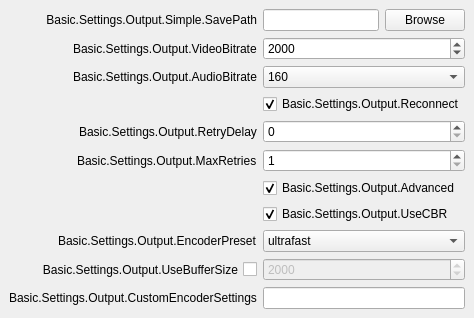
           <widget class="QWidget" name="easyOutputsPage">
            <layout class="QVBoxLayout" name="verticalLayout_3">
             <property name="leftMargin">
              <number>0</number>
             </property>
             <property name="topMargin">
              <number>0</number>
             </property>
             <property name="rightMargin">
              <number>0</number>
             </property>
             <property name="bottomMargin">
              <number>0</number>
             </property>
             <item alignment="Qt::AlignTop">
              <widget class="QWidget" name="simpleOutputContainer" native="true">
               <layout class="QVBoxLayout" name="verticalLayout_4">
                <property name="leftMargin">
                 <number>0</number>
                </property>
                <property name="topMargin">
                 <number>0</number>
                </property>
                <property name="rightMargin">
                 <number>0</number>
                </property>
                <property name="bottomMargin">
                 <number>0</number>
                </property>
                <item alignment="Qt::AlignTop">
                 <widget class="QWidget" name="widget_2" native="true">
                  <property name="sizePolicy">
                   <sizepolicy hsizetype="Preferred" vsizetype="Fixed">
                    <horstretch>0</horstretch>
                    <verstretch>0</verstretch>
                   </sizepolicy>
                  </property>
                  <layout class="QFormLayout" name="formLayout_6">
                   <property name="fieldGrowthPolicy">
                    <enum>QFormLayout::AllNonFixedFieldsGrow</enum>
                   </property>
                   <property name="labelAlignment">
                    <set>Qt::AlignRight|Qt::AlignTrailing|Qt::AlignVCenter</set>
                   </property>
                   <item row="0" column="0">
                    <widget class="QLabel" name="label_18">
                     <property name="minimumSize">
                      <size>
                       <width>170</width>
                       <height>0</height>
                      </size>
                     </property>
                     <property name="text">
                      <string>Basic.Settings.Output.Simple.SavePath</string>
                     </property>
                     <property name="alignment">
                      <set>Qt::AlignRight|Qt::AlignTrailing|Qt::AlignVCenter</set>
                     </property>
                    </widget>
                   </item>
                   <item row="0" column="1">
                    <layout class="QHBoxLayout" name="horizontalLayout_5">
                     <item>
                      <widget class="QLineEdit" name="simpleOutputPath">
                       <property name="enabled">
                        <bool>true</bool>
                       </property>
                      </widget>
                     </item>
                     <item>
                      <widget class="QPushButton" name="simpleOutputBrowse">
                       <property name="enabled">
                        <bool>true</bool>
                       </property>
                       <property name="text">
                        <string>Browse</string>
                       </property>
                      </widget>
                     </item>
                    </layout>
                   </item>
                   <item row="1" column="0">
                    <widget class="QLabel" name="label_19">
                     <property name="text">
                      <string>Basic.Settings.Output.VideoBitrate</string>
                     </property>
                    </widget>
                   </item>
                   <item row="1" column="1">
                    <widget class="QSpinBox" name="simpleOutputVBitrate">
                     <property name="minimum">
                      <number>200</number>
                     </property>
                     <property name="maximum">
                      <number>1000000</number>
                     </property>
                     <property name="value">
                      <number>2000</number>
                     </property>
                    </widget>
                   </item>
                   <item row="2" column="0">
                    <widget class="QLabel" name="label_20">
                     <property name="text">
                      <string>Basic.Settings.Output.AudioBitrate</string>
                     </property>
                    </widget>
                   </item>
                   <item row="2" column="1">
                    <widget class="QComboBox" name="simpleOutputABitrate">
                     <property name="currentIndex">
                      <number>4</number>
                     </property>
                     <item>
                      <property name="text">
                       <string>32</string>
                      </property>
                     </item>
                     <item>
                      <property name="text">
                       <string>64</string>
                      </property>
                     </item>
                     <item>
                      <property name="text">
                       <string>96</string>
                      </property>
                     </item>
                     <item>
                      <property name="text">
                       <string>128</string>
                      </property>
                     </item>
                     <item>
                      <property name="text">
                       <string>160</string>
                      </property>
                     </item>
                     <item>
                      <property name="text">
                       <string>192</string>
                      </property>
                     </item>
                     <item>
                      <property name="text">
                       <string>256</string>
                      </property>
                     </item>
                     <item>
                      <property name="text">
                       <string>320</string>
                      </property>
                     </item>
                    </widget>
                   </item>
                   <item row="3" column="1">
                    <widget class="QCheckBox" name="simpleOutReconnect">
                     <property name="text">
                      <string>Basic.Settings.Output.Reconnect</string>
                     </property>
                     <property name="checked">
                      <bool>true</bool>
                     </property>
                    </widget>
                   </item>
                   <item row="4" column="0">
                    <widget class="QLabel" name="label_17">
                     <property name="text">
                      <string>Basic.Settings.Output.RetryDelay</string>
                     </property>
                    </widget>
                   </item>
                   <item row="4" column="1">
                    <widget class="QSpinBox" name="simpleOutRetryDelay">
                     <property name="maximum">
                      <number>30</number>
                     </property>
                    </widget>
                   </item>
                   <item row="5" column="0">
                    <widget class="QLabel" name="label_22">
                     <property name="text">
                      <string>Basic.Settings.Output.MaxRetries</string>
                     </property>
                    </widget>
                   </item>
                   <item row="5" column="1">
                    <widget class="QSpinBox" name="simpleOutMaxRetries">
                     <property name="minimum">
                      <number>1</number>
                     </property>
                     <property name="maximum">
                      <number>10000</number>
                     </property>
                    </widget>
                   </item>
                   <item row="6" column="1">
                    <widget class="QCheckBox" name="simpleOutAdvanced">
                     <property name="text">
                      <string>Basic.Settings.Output.Advanced</string>
                     </property>
                     <property name="checked">
                      <bool>true</bool>
                     </property>
                    </widget>
                   </item>
                   <item row="7" column="1">
                    <widget class="QCheckBox" name="simpleOutUseCBR">
                     <property name="text">
                      <string>Basic.Settings.Output.UseCBR</string>
                     </property>
                     <property name="checked">
                      <bool>true</bool>
                     </property>
                    </widget>
                   </item>
                   <item row="8" column="0">
                    <widget class="QLabel" name="label_24">
                     <property name="enabled">
                      <bool>true</bool>
                     </property>
                     <property name="text">
                      <string>Basic.Settings.Output.EncoderPreset</string>
                     </property>
                    </widget>
                   </item>
                   <item row="8" column="1">
                    <widget class="QComboBox" name="simpleOutPreset">
                     <item>
                      <property name="text">
                       <string notr="true">ultrafast</string>
                      </property>
                     </item>
                     <item>
                      <property name="text">
                       <string notr="true">superfast</string>
                      </property>
                     </item>
                     <item>
                      <property name="text">
                       <string notr="true">veryfast</string>
                      </property>
                     </item>
                     <item>
                      <property name="text">
                       <string notr="true">faster</string>
                      </property>
                     </item>
                     <item>
                      <property name="text">
                       <string notr="true">fast</string>
                      </property>
                     </item>
                     <item>
                      <property name="text">
                       <string notr="true">medium</string>
                      </property>
                     </item>
                     <item>
                      <property name="text">
                       <string notr="true">slow</string>
                      </property>
                     </item>
                     <item>
                      <property name="text">
                       <string notr="true">slower</string>
                      </property>
                     </item>
                    </widget>
                   </item>
                   <item row="9" column="0">
                    <widget class="QCheckBox" name="simpleOutUseBufsize">
                     <property name="sizePolicy">
                      <sizepolicy hsizetype="Minimum" vsizetype="Expanding">
                       <horstretch>0</horstretch>
                       <verstretch>0</verstretch>
                      </sizepolicy>
                     </property>
                     <property name="layoutDirection">
                      <enum>Qt::RightToLeft</enum>
                     </property>
                     <property name="text">
                      <string>Basic.Settings.Output.UseBufferSize</string>
                     </property>
                    </widget>
                   </item>
                   <item row="9" column="1">
                    <widget class="QSpinBox" name="simpleOutVBufsize">
                     <property name="enabled">
                      <bool>false</bool>
                     </property>
                     <property name="minimum">
                      <number>0</number>
                     </property>
                     <property name="maximum">
                      <number>1000000</number>
                     </property>
                     <property name="value">
                      <number>2000</number>
                     </property>
                    </widget>
                   </item>
                   <item row="10" column="0">
                    <widget class="QLabel" name="label_23">
                     <property name="text">
                      <string>Basic.Settings.Output.CustomEncoderSettings</string>
                     </property>
                    </widget>
                   </item>
                   <item row="10" column="1">
                    <widget class="QLineEdit" name="simpleOutCustom"/>
                   </item>
                  </layout>
                 </widget>
                </item>
               </layout>
              </widget>
             </item>
            </layout>
           </widget>
